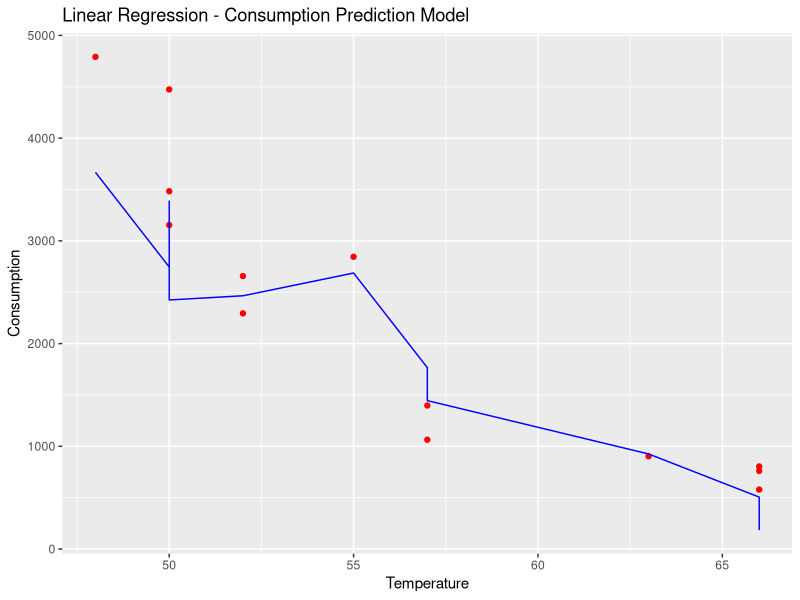
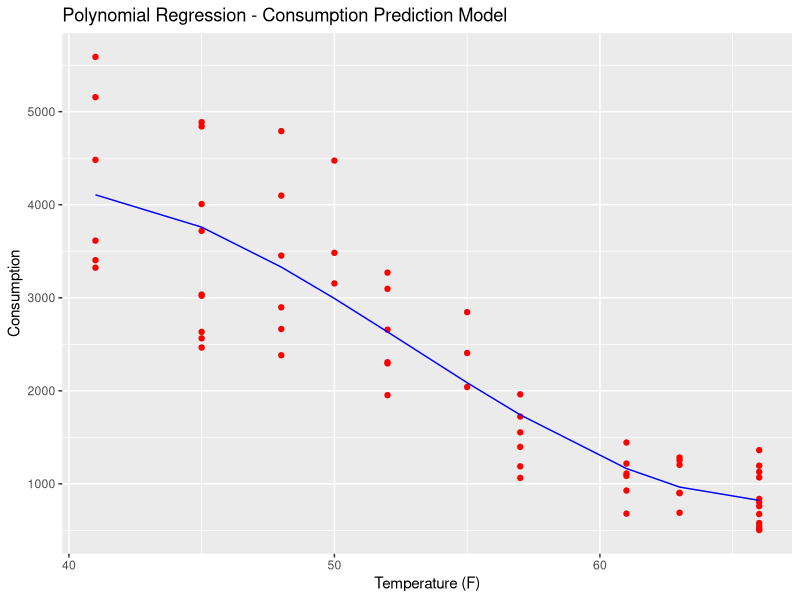
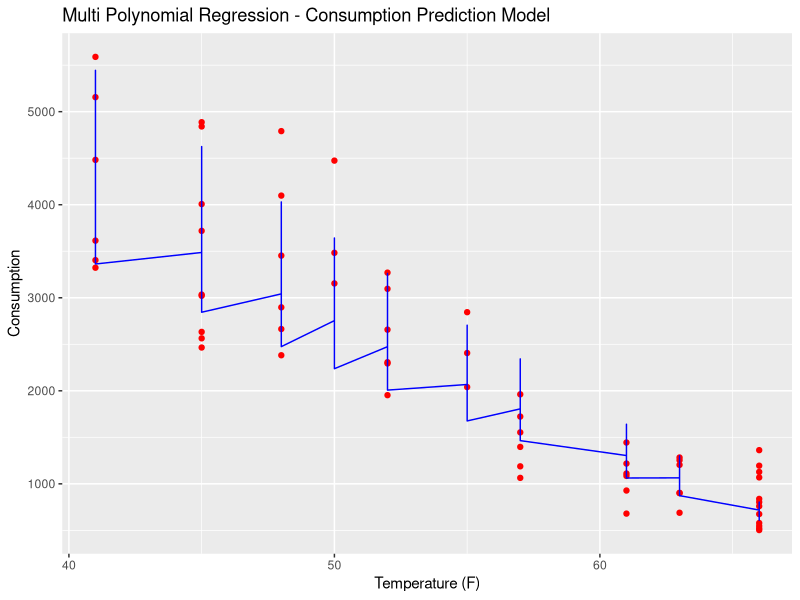
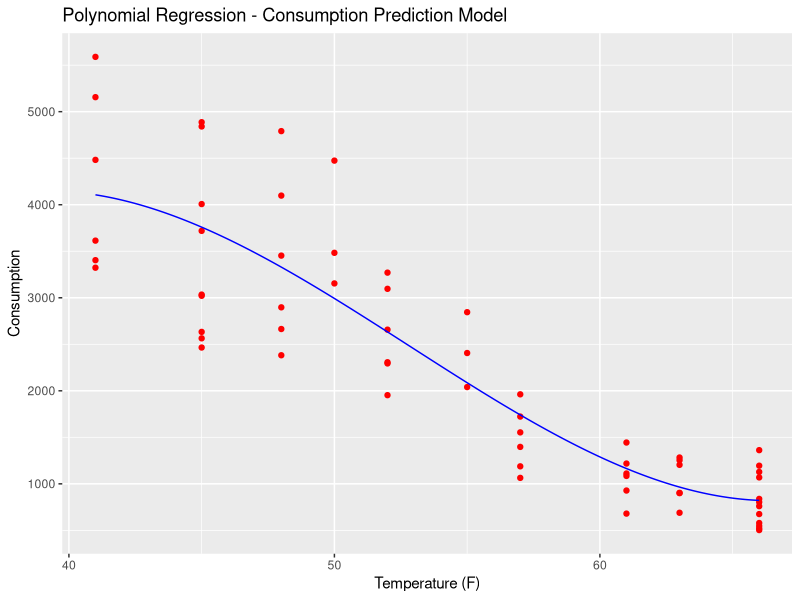

Generate these figures, in order, with R:
# Polynomial Linear Regression - Consumption = K1 Temperature + K1 Temperature ^ 2  + K2 Bedrooms + K3 Month + K4 Min Temp 

# Polynomial Regression

# Importing the dataset
dataset = read.csv('Data.csv')

# Splitting the dataset into the Training set and Test set
library(caTools)
set.seed(123)
split = sample.split(dataset$Consumption, SplitRatio = 0.80)
training_set = subset(dataset, split == TRUE)
test_set = subset(dataset, split == FALSE)

# Fitting Linear Regression to the dataset
lin_reg = lm(formula = Consumption ~ Temp + Bedrooms,
             data = training_set)
summary(lin_reg)



# Predicting the Test set results
y_pred = predict(lin_reg, newdata = test_set)

# Visualising the Linear Regression results
# install.packages('ggplot2')
library(ggplot2)
ggplot() +
  geom_point(aes(x = test_set$Temp, y = test_set$Consumption),
             colour = 'red') +
  geom_line(aes(x = test_set$Temp, y = predict(lin_reg, newdata = test_set)),
            colour = 'blue') +
  ggtitle('Linear Regression - Consumption Prediction Model') +
  xlab('Temperature') +
  ylab('Consumption')

# Fitting Polynomial Regression to the dataset
dataset$Temp2 = dataset$Temp^2
dataset$Temp3 = dataset$Temp^3
dataset$Bedrooms2 = dataset$Bedrooms^2
dataset$Bedrooms3 = dataset$Bedrooms^3

poly_reg = lm(formula = Consumption ~  Temp + Temp2 + Temp3 ,
              data = dataset)

multi_poly_reg = lm(formula = Consumption ~ polym(Temp, Bedrooms, degree=2, raw=TRUE),
                           data = dataset) 

summary(multi_poly_reg)

# Visualising the Polynomial Regression results
# install.packages('ggplot2')
library(ggplot2)
ggplot() +
  geom_point(aes(x = dataset$Temp, y = dataset$Consumption),
             colour = 'red') +
  geom_line(aes(x = dataset$Temp, y = predict(poly_reg, newdata = dataset)),
            colour = 'blue') +
  ggtitle('Polynomial Regression - Consumption Prediction Model') +
  xlab('Temperature (F)') +
  ylab('Consumption')

ggplot() +
  geom_point(aes(x = dataset$Temp, y = dataset$Consumption),
             colour = 'red') +
  geom_line(aes(x = dataset$Temp, y = predict(multi_poly_reg, newdata = dataset)),
            colour = 'blue') +
  ggtitle('Multi Polynomial Regression - Consumption Prediction Model') +
  xlab('Temperature (F)') +
  ylab('Consumption')

# Visualising the Regression Model results (for higher resolution and smoother curve)
# install.packages('ggplot2')
library(ggplot2)
x_grid = seq(min(dataset$Temp), max(dataset$Temp), 0.1)
ggplot() +
  geom_point(aes(x = dataset$Temp, y = dataset$Consumption),
             colour = 'red') +
  geom_line(aes(x = x_grid, y = predict(poly_reg,
                                        newdata = data.frame(Temp = x_grid,
                                                             Temp2 = x_grid^2,
                                                             Temp3 = x_grid^3))),
            colour = 'blue') +
  ggtitle('Polynomial Regression - Consumption Prediction Model') +
  xlab('Temperature (F)') +
  ylab('Consumption')



# Predicting a new result with Linear Regression
predict(lin_reg, data.frame(Temp = 51, Bedrooms = 3))

# Predicting a new result with Polynomial Regression
predict(poly_reg, data.frame(Temp = 51,
                             Temp2 = 51^2,
                             Temp3 = 51^3))
